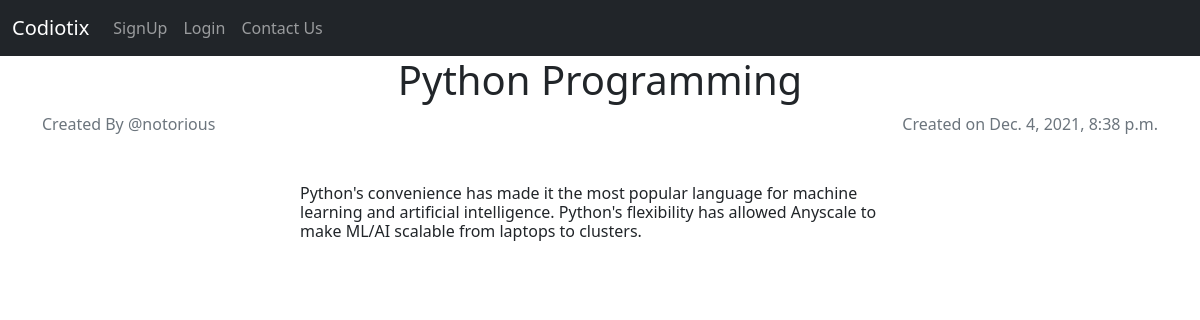
Screenshot of /post/3 with the database file from the repository.
### blog/models.py (models this page shows, shortened)
class Post(models.Model):
    CATEGORIES = (
        ('public' ,'PUBLIC'),
        ('private' ,'PRIVATE'),
    )
    Title = models.CharField(max_length=50)
    Content = models.TextField()
    Type = models.CharField(max_length=30 , choices = CATEGORIES , default="public")
    Creator = models.ForeignKey(User , on_delete=models.CASCADE)
    Created_on = models.DateTimeField(auto_now_add=True)
    Updated_on = models.DateTimeField(auto_now=True)

### blog/views.py (the view)
# urls.py: path('post/<str:pk>' , views.SeePost , name="SeePost"),
def SeePost(request , pk):
    user = request.user
    post = Post.objects.get(id=pk)
    if post.Creator == user and post.Type =="private":
        context={
            'post':post
        }
        return render(request , 'blog/post.html' , context)
    elif post.Creator is not user and post.Type == "public":
        context={
            'post':post
        }
        return render(request , 'blog/post.html' , context)
    elif post.Creator == user and post.Type =="public":
        context={
            'post':post
        }
        return render(request , 'blog/post.html' , context)
    else:
        return redirect('/')

### blog/templates/blog/post.html (shortened to what this page needs)
{%extends 'blog/main.html'%}
{%block content%}
<div class="container">
    <h1 class="h1 text-center">{{post.Title}}</h1>
    <div class="d-flex justify-content-between">
    <div class="text-left text-muted">Created By @{{post.Creator.username}}</div>
    <div class ="text-right text-muted">Created on {{post.Created_on}}</div>
    </div>
</div>
<div class="cen">
    <p class="h6 my-5">{{post.Content}}</p>
{%endblock content%}

### static/css/style.css (style rules this page uses)
.cen { max-width:50% !important; margin-right:auto !important; margin-left:auto !important; }

### rows the page displays
Post: Title "Python Programming", Creator.username "notorious", Created_on "Dec. 4, 2021, 8:38 p.m.", Content "Python's convenience has made it the most popular language for machine learning and artificial intelligence. Python's flexibility has allowed Anyscale to make ML/AI scalable from laptops to clusters."
